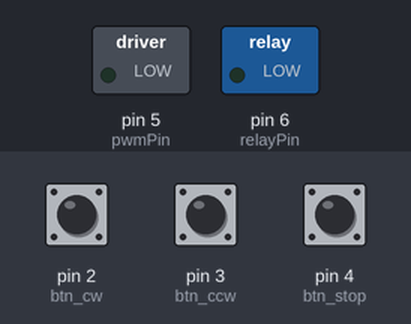
This sketch was run on a simulated Arduino Uno, built with avr-gcc and run on an emulated ATmega328P. On the bench: switched loads named in the sketch (green lamp = pin HIGH). Inputs (shaded band) come from the test bench; at power-on: pin 2 (btn_cw) HIGH, pin 3 (btn_ccw) HIGH, pin 4 (btn_stop) HIGH. What the sketch prints to the serial monitor is not drawn.

Above: at 1.3 s.
1.4 s: pin 2 (btn_cw) pulled LOW for 0.15 s
At 3.2 s:
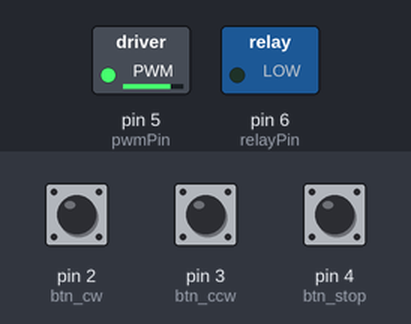
3.5 s: pin 3 (btn_ccw) pulled LOW for 0.15 s
6.5 s: pin 2 (btn_cw) pulled LOW for 1 s
At 8.4 s:
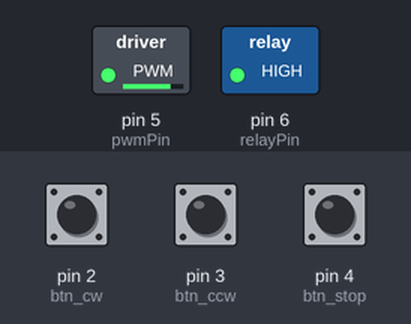
9.5 s: pin 4 (btn_stop) pulled LOW for 0.15 s
At 10.8 s:
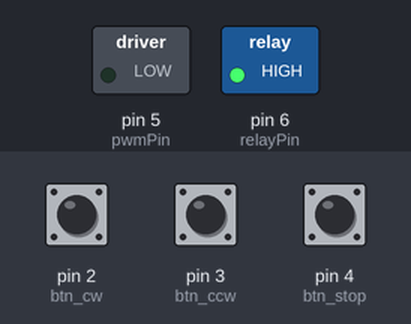
11.1 s: pin 3 (btn_ccw) pulled LOW for 1 s
At 11.89 s:
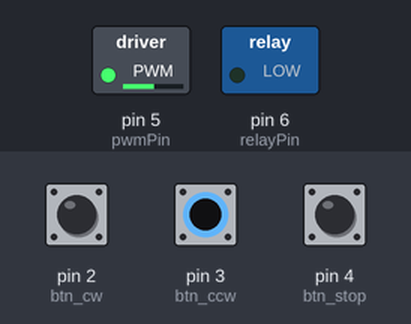
15.1 s: pin 4 (btn_stop) pulled LOW for 1 s
At 15.54 s:
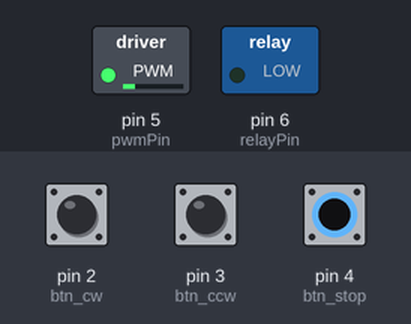
Timing chart, 0 to 18.1 s (numbered marks = the images above; inputs shaded):
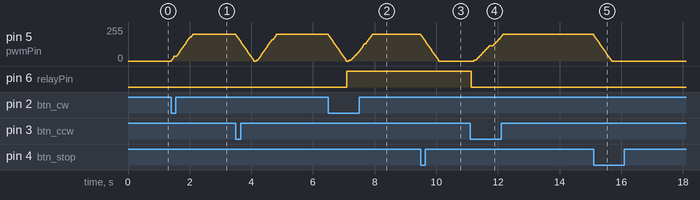

Measured:
- after the input at 1.4 s, pin 5 (pwmPin): moves from 0/255 to 200/255 over 0.70 s, starting at once
- after the input at 6.5 s, pin 6 (relayPin): LOW → HIGH after 0.60 s
- after the input at 9.5 s, pin 5 (pwmPin): moves from 200/255 to 0/255 over 0.59 s, starting at once
- after the input at 11.1 s, pin 5 (pwmPin): moves from 0/255 to 200/255 over 0.94 s, starting after 0.11 s; pin 6 (relayPin): HIGH → LOW at once
- after the input at 15.1 s, pin 5 (pwmPin): moves from 200/255 to 0/255 over 0.59 s, starting at once

The sketch:

motor_debug.ino
```cpp
const int btn_cw   = 2;
const int btn_ccw  = 3;
const int btn_stop = 4;

const int pwmPin   = 5;
const int relayPin = 6;

int currentSpeed = 0;
int targetSpeed  = 0;
bool currentDir  = true;

const int RAMP_STEP  = 5;
const int RAMP_DELAY = 15;

void rampDown() {
  targetSpeed = 0;
  while (currentSpeed > 0) {
    currentSpeed = max(0, currentSpeed - RAMP_STEP);
    analogWrite(pwmPin, currentSpeed);
    delay(RAMP_DELAY);
  }
  Serial.println("[RAMP] 降速完成，currentSpeed=0");
}

void setDirection(bool cw) {
  if (currentDir != cw) {
    Serial.print("[DIR] 換向中... 先降速 → ");
    rampDown();
    currentDir = cw;
    digitalWrite(relayPin, cw ? HIGH : LOW);
    Serial.print("繼電器設為 ");
    Serial.println(cw ? "HIGH（正轉）" : "LOW（反轉）");
    delay(50);
  }
}

void setup() {
  Serial.begin(9600);
  Serial.println("=== 馬達控制除錯模式啟動 ===");

  pinMode(btn_cw,   INPUT_PULLUP);
  pinMode(btn_ccw,  INPUT_PULLUP);
  pinMode(btn_stop, INPUT_PULLUP);
  pinMode(pwmPin,   OUTPUT);
  pinMode(relayPin, OUTPUT);
  digitalWrite(relayPin, LOW);

  // 啟動時讀一次腳位初始狀態
  Serial.print("[INIT] btn_cw(D2)=");   Serial.println(digitalRead(btn_cw));
  Serial.print("[INIT] btn_ccw(D3)=");  Serial.println(digitalRead(btn_ccw));
  Serial.print("[INIT] btn_stop(D4)="); Serial.println(digitalRead(btn_stop));
  Serial.print("[INIT] pwmPin(D5)=");   Serial.println(pwmPin);
  Serial.print("[INIT] relayPin(D6)="); Serial.println(relayPin);
  Serial.println("========================");
}

// 每 500ms 印一次狀態
unsigned long lastPrint = 0;

void loop() {
  bool cw   = (digitalRead(btn_cw)   == LOW);
  bool ccw  = (digitalRead(btn_ccw)  == LOW);
  bool stop = (digitalRead(btn_stop) == LOW);

  // 按鈕狀態
  if (cw) {
    Serial.println("[BTN] 正轉按下");
    setDirection(true);
    targetSpeed = 200;
  } else if (ccw) {
    Serial.println("[BTN] 反轉按下");
    setDirection(false);
    targetSpeed = 200;
  } else if (stop) {
    Serial.println("[BTN] 停止按下");
    rampDown();
    targetSpeed = 0;
  }

  // 緩速追蹤
  if (currentSpeed < targetSpeed) {
    currentSpeed = min(targetSpeed, currentSpeed + RAMP_STEP);
    analogWrite(pwmPin, currentSpeed);
    delay(RAMP_DELAY);
  } else if (currentSpeed > targetSpeed) {
    currentSpeed = max(targetSpeed, currentSpeed - RAMP_STEP);
    analogWrite(pwmPin, currentSpeed);
    delay(RAMP_DELAY);
  }

  // 每 500ms 印一次目前狀態（不管有沒有按鈕）
  if (millis() - lastPrint >= 500) {
    lastPrint = millis();
    Serial.print("[STATUS] dir=");
    Serial.print(currentDir ? "正轉" : "反轉");
    Serial.print("  relay=");
    Serial.print(digitalRead(relayPin) ? "HIGH" : "LOW");
    Serial.print("  currentSpeed=");
    Serial.print(currentSpeed);
    Serial.print("  targetSpeed=");
    Serial.print(targetSpeed);
    Serial.print("  btn_cw=");
    Serial.print(!digitalRead(btn_cw));
    Serial.print("  btn_ccw=");
    Serial.print(!digitalRead(btn_ccw));
    Serial.print("  btn_stop=");
    Serial.println(!digitalRead(btn_stop));
  }
}
```
